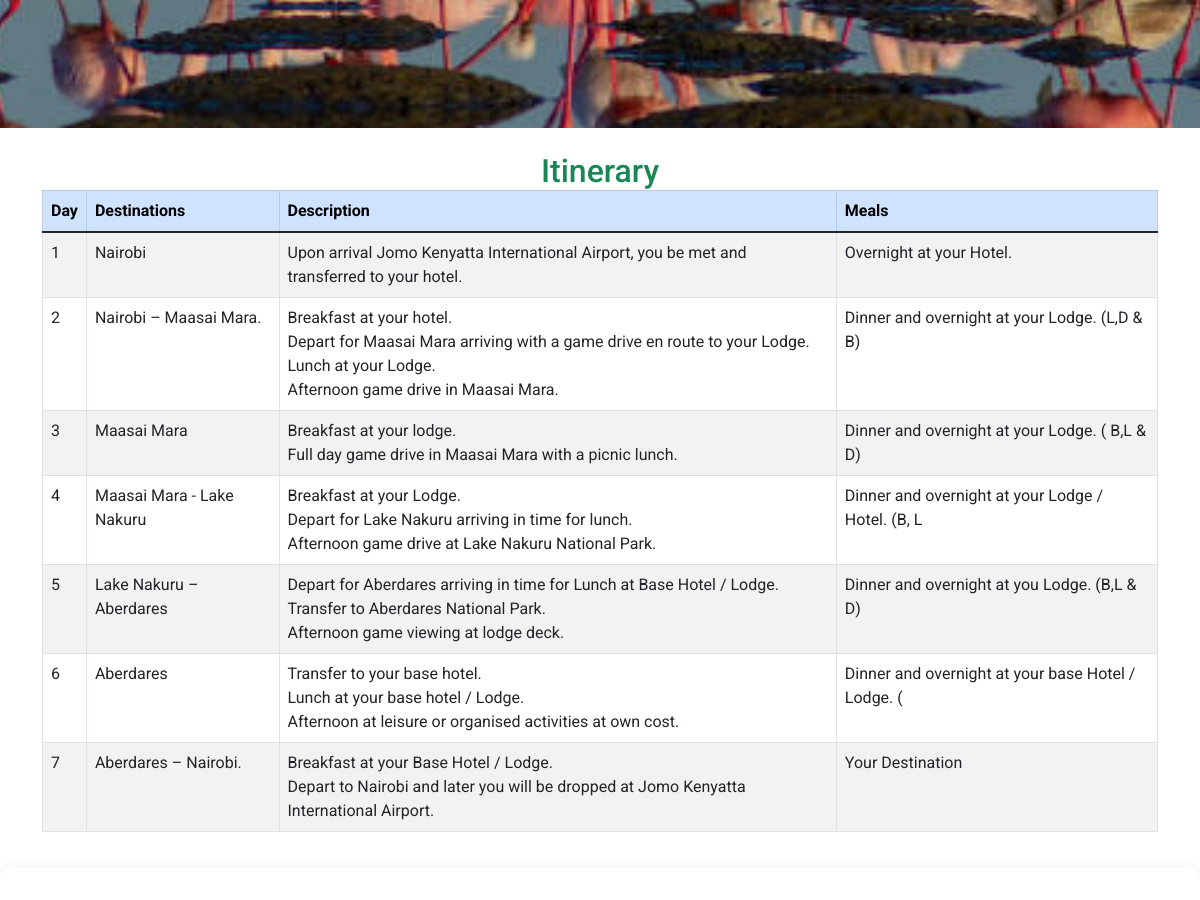
The app's page /book/3/ (middle part), older data.
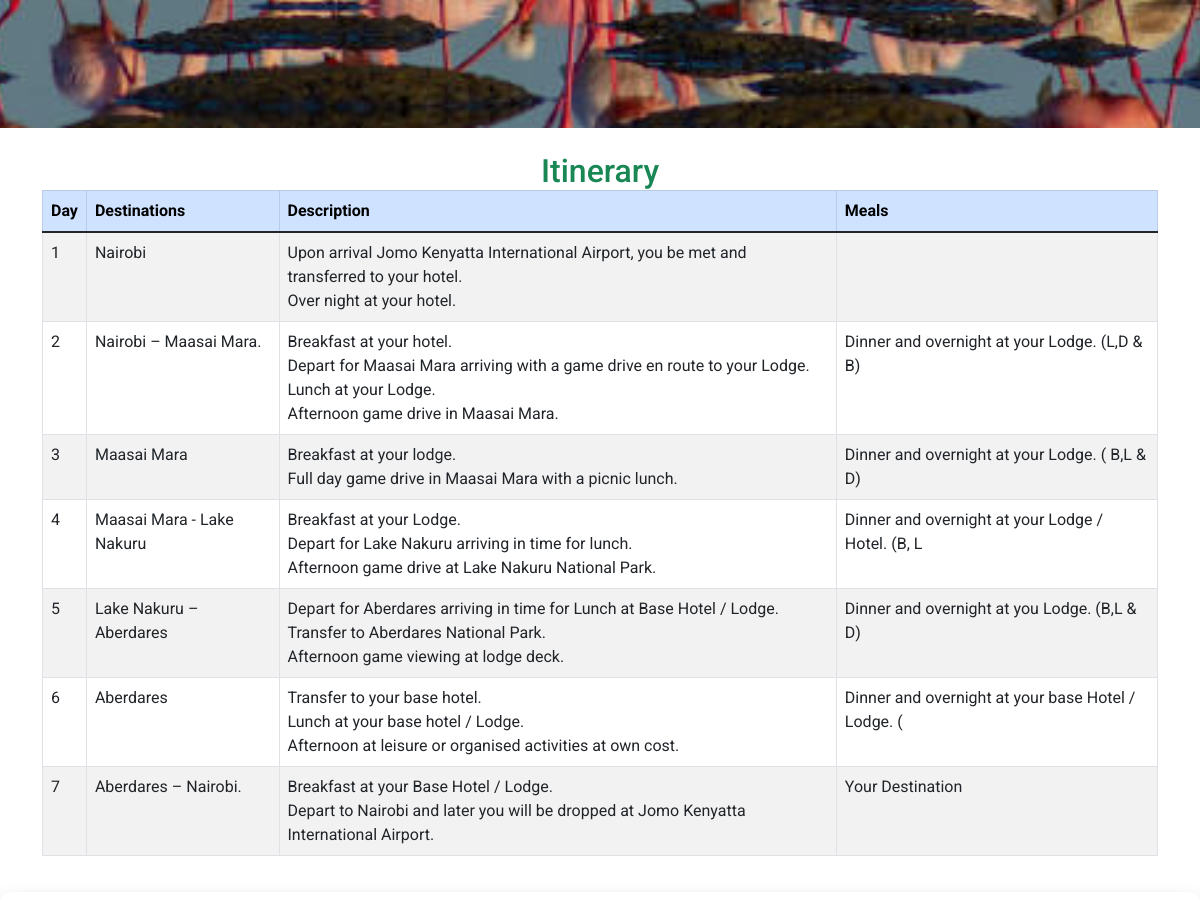
The same page, newer data.
### tour/models.py (models this page shows, shortened)
class TourismSite(models.Model):
    name = models.CharField(max_length=200)
    description = models.TextField(default="No description available")
    place=models.CharField(max_length=200)
    image = models.ImageField()
    details = models.TextField(default="No details available")

class Itinerary(models.Model):
    name = models.ForeignKey(TourismSite, on_delete=models.CASCADE, related_name="itinerary")
    day_number = models.PositiveIntegerField()
    title = models.CharField(max_length=255)
    description = models.TextField()
    meals = models.TextField( blank=True, help_text="E.g., B, L & D for Breakfast, Lunch & Dinner")
    class Meta:
        ordering = ['name']

### tour/views.py (the view, shortened to what this page needs)
# urls.py: path('book/<int:site_id>/', book, name='book'),
@csrf_exempt
def book(request, site_id):
    tourism_site = get_object_or_404(TourismSite, id=site_id)
    day_count = tourism_site.itinerary.count()
    itineraries = Itinerary.objects.filter(name=tourism_site)
    form = BookingForm()  # Correctly instantiate the form
    return render(request, 'contests.html', {
        'tourism_site': tourism_site,
        'itineraries': itineraries,
        'day_count': day_count,
        'form': form,
    })

### tour/templates/contests.html (shortened to what this page needs)
{% extends "base.html" %}
{% load static %}
{% block content %}
<div class="page-heading" style="background-image: linear-gradient(rgba(0, 0, 0, 0.1), rgba(0, 0, 0, 0.1)), url('{{ tourism_site.image.url }}');">
</div>
<div class="container mt-4">
  {% if itineraries %}
  <h2 class="text-center text-success">Itinerary</h2>
  <div class="table-responsive">
      <table class="table table-bordered table-striped table-hover">
          <thead class="table-primary">
              <tr>
                  <th>Day</th>
                  <th>Destinations</th>
                  <th>Description</th>
                  <th>Meals</th>
              </tr>
          </thead>
          <tbody>
              {% for itinerary in itineraries %}
              <tr>
                  <td>{{ itinerary.day_number }}</td>
                  <td>{{ itinerary.title }}</td>
                  <td>{{ itinerary.description|linebreaksbr }}</td>
                  <td>{{ itinerary.meals|linebreaksbr }}</td>
              </tr>
              {% endfor %}
          </tbody>
      </table>
  </div>
  {% endif %}
</div>
<div class="tour-booking" id="booking">
  </div>
{% endblock %}

### tour/templates/base.html (shortened to what this page needs)
{% load static %}
<!DOCTYPE html>
<html lang="en">
<head>
<link href="{% static 'vendor/bootstrap/css/bootstrap.min.css' %}" rel="stylesheet">
<link rel="stylesheet" href="https://cdnjs.cloudflare.com/ajax/libs/font-awesome/6.0.0/css/all.min.css">
<link rel="stylesheet" href="{% static 'css/owl.css' %}">
<link rel="stylesheet" href="{% static 'css/animate.css' %}">
<link rel="stylesheet" href="{% static 'css/flex-slider.css' %}">
<link rel="stylesheet" href="https://cdn.jsdelivr.net/npm/swiper@9/swiper-bundle.min.css">
<link rel="stylesheet" href="https://cdnjs.cloudflare.com/ajax/libs/font-awesome/6.4.2/css/all.min.css">
<link rel="stylesheet" href="https://cdnjs.cloudflare.com/ajax/libs/font-awesome/6.5.1/css/all.min.css">
<link rel="stylesheet" href="https://unpkg.com/swiper@7/swiper-bundle.min.css">
<link rel="stylesheet" href="{% static 'css/app.css' %}">
<link rel="stylesheet" href="{% static 'css/fontawesome.css' %}">
<link rel="stylesheet" href="{% static 'css/templatemo-snapx-photography.css' %}">
<link rel="stylesheet" href="{% static 'css/style.css' %}">
</head>
<body>
  {%  block content %}
  {%  endblock %}
</body>
</html>

### static/css/app.css (style rules this page uses)
.tour-booking { padding: 50px 0; background: #fff; border-radius: 10px; box-shadow: 0 4px 15px rgba(0, 0, 0, 0.1); margin: 20px auto; max-width: 1200px; }

### static/css/templatemo-snapx-photography.css (style rules this page uses)
html, body, div, span, applet, object, iframe, h1, h2, h3, h4, h5, h6, p, blockquote, div pre, a, abbr, acronym, address, big, cite, code, del, dfn, em, font, img, ins, kbd, q, s, samp, small, strike, strong, sub, sup, tt, var, b, u, i, center, dl, dt, dd, ol, ul, li, figure, header, nav, section, article, aside, footer, figcaption { margin: 0; padding: 0; border: 0; outline: 0; }
* { box-sizing: border-box; }
html, body { font-family: 'Roboto', sans-serif; font-weight: 400; background-color: #fff; font-size: 16px; -ms-text-size-adjust: 100%; -webkit-font-smoothing: antialiased; -moz-osx-font-smoothing: grayscale; }
h1, h2, h3, h4, h5, h6 { margin-top: 0px; margin-bottom: 0px; color: #2a2a2a; }
html, body { background: #fff; font-family: 'Roboto', sans-serif; }
.page-heading { background-image: linear-gradient(rgba(0, 0, 0, 0.7), rgba(0, 0, 0, 0.7)), url('../tour/torokfalls.jpg'); background-repeat: no-repeat; background-position: center center; background-size: cover; padding-top: 200px; padding-bottom: 130px; text-align: center; background-color: #2a2a2a; }
body { overflow-x: hidden; }

Row changes from the older to the newer data that the page shows:
changed Itinerary "Nairobi": description "Upon arrival Jomo Kenyatta International Airport, you be met and transferred to your hotel." → "Upon arrival Jomo Kenyatta International Airport, you be met and transferred to your hotel. Over night at your hotel."; meals "Overnight at your Hotel." → (not shown)
